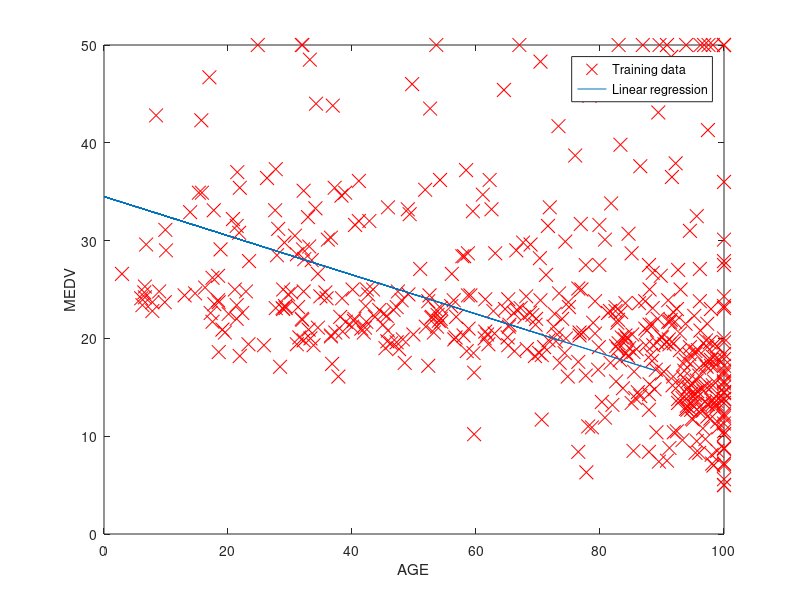

This chart was generated by the following MATLAB code:

fid = fopen('Boston Housing prices.txt', 'r');
data = fscanf(fid, '%f');

data = reshape(data(1:end), 14, 506).';

CRIM = data(:, 1); ZN = data(:, 2); INDUS = data(:, 3); CHAS = data(:, 4); 
NOX = data(:, 5); RM = data(:, 6); AGE = data(:, 7); DIS = data(:, 8); 
RAD = data(:, 9); TAX = data(:, 10); PTRATIO = data(:, 11); B = data(:, 12); 
LSTAT = data(:, 13); MEDV = data(:, 14); 

figure; % open a new figure window

plot(AGE, MEDV, 'rx', 'MarkerSize', 10); % Plot the data
ylabel('MEDV'); % Set the y-axis label
xlabel('AGE'); % Set the x-axis label

X = [ones(506, 1), data(:,1)];

theta = zeros(2, 1);
theta(1) = 34.5;
theta(2) = -0.2;

% Plot the linear fit
hold on; % keep previous plot visible
plot(X(:,2), X*theta, '-')
legend('Training data', 'Linear regression')
hold off % don't overlay any more plots on this figure

